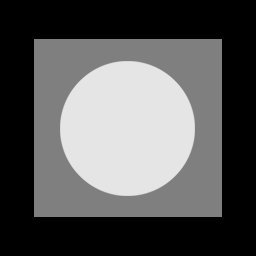
#> input picture img/2.1.jpg, 256 x 256 px
$ python Gaussian_noise.py
#> lines starting #> are read from the running program, lines starting #| are printed output that depends on the picture
import cv2
import matplotlib.pyplot as plt
import numpy
import skimage

plt.rc("font", family='Microsoft YaHei')
img = plt.imread('../img/2.1.jpg')
#> img is the input picture: shape (256, 256); min 0, max 230, mean 87.1

plt.subplot(221), plt.title('原始图像')
plt.imshow(img, 'gray')
noise_img = skimage.util.random_noise(img, mode='gaussian')*255
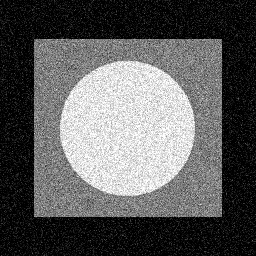
#> noise_img: shape (256, 256) float64; min 0, max 255, mean 91.4
plt.subplot(222), plt.title('高斯噪声图像')
plt.imshow(noise_img, 'gray')
# 均值滤波

mean_img = noise_img

for i in range(1, noise_img.shape[0] - 1):  # 第一列和最后一列用不到
    for j in range(1, noise_img.shape[1] - 1):  # 第一行和最后一行用不到
        tmp = 0  # 用来求和
        for k in range(-1, 2):
            for l in range(-1, 2):
                tmp += noise_img[i + k][j + l]
        mean_img[i][j] = tmp / 9
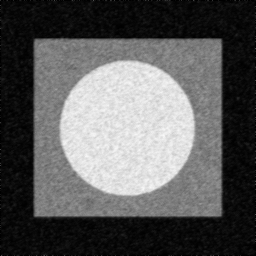
#> mean_img: shape (256, 256) float64; min 0, max 249.3, mean 91.4
plt.subplot(223), plt.title('均值滤波后图像')
plt.imshow(mean_img, 'gray')

# 中值滤波
median_img = noise_img

for i in range(1, noise_img.shape[0] - 1):  # 第一列和最后一列用不到
    for j in range(1, noise_img.shape[1] - 1):  # 第一行和最后一行用不到
        tmpp = []  # 用来记录9个值
        for k in range(-1, 2):
            for l in range(-1, 2):
                tmpp.append(noise_img[i + k][j + l])
        list.sort(tmpp)
        median_img[i][j] = tmpp[4]  # 取得中值

plt.subplot(224), plt.title('中值滤波后图像')
plt.imshow(median_img, 'gray')
plt.show()
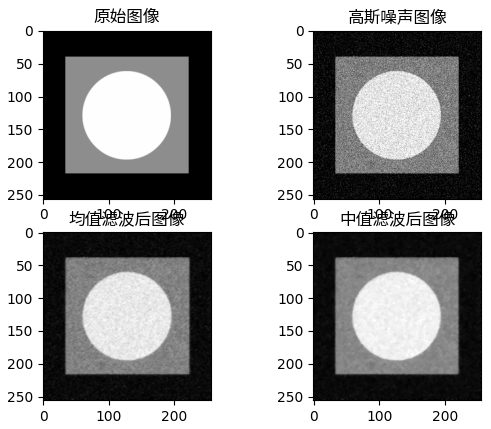
#> figure drawn by matplotlib, 4 panels

$ run again, with img/1.1.jpg copied over img/2.1.jpg
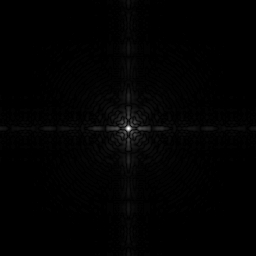
#> input picture img/1.1.jpg, 256 x 256 px
#> img is the input picture: shape (256, 256); min 0, max 255, mean 2.1
#> after the loop `for i in range(1, noise_img.shape[0] - 1):`:
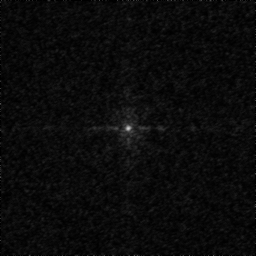
#> mean_img: shape (256, 256) float64; min 0, max 201.1, mean 11.5
#> `plt.show()`:
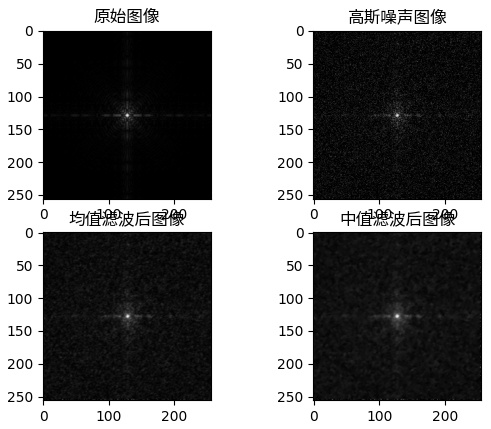
#> figure drawn by matplotlib, 4 panels

$ run again, with img/1.2.jpg copied over img/2.1.jpg
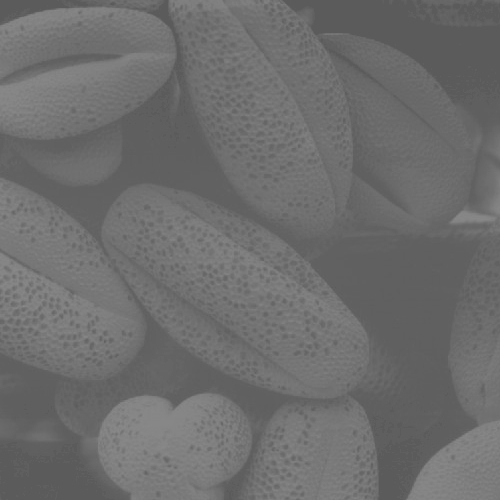
#> input picture img/1.2.jpg, 500 x 500 px
#> img is the input picture: shape (500, 500); min 90, max 138, mean 109.1
#> `noise_img = skimage.util.random_noise(img, mode='gaussian')*255`:
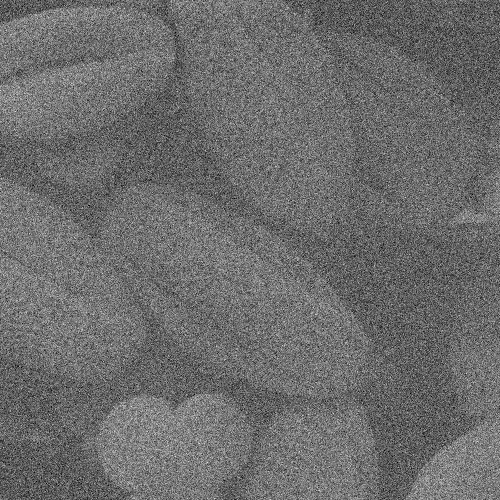
#> noise_img: shape (500, 500) float64; min 0, max 233.4, mean 109
#> `plt.show()`:
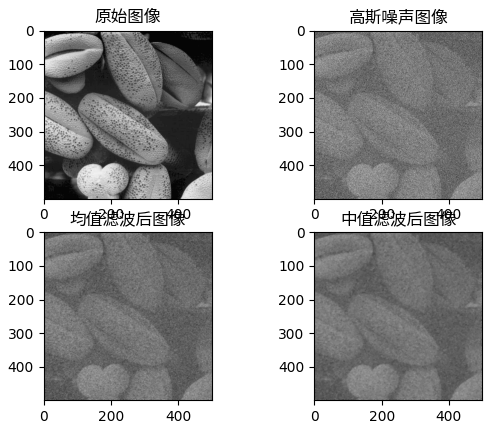
#> figure drawn by matplotlib, 4 panels
